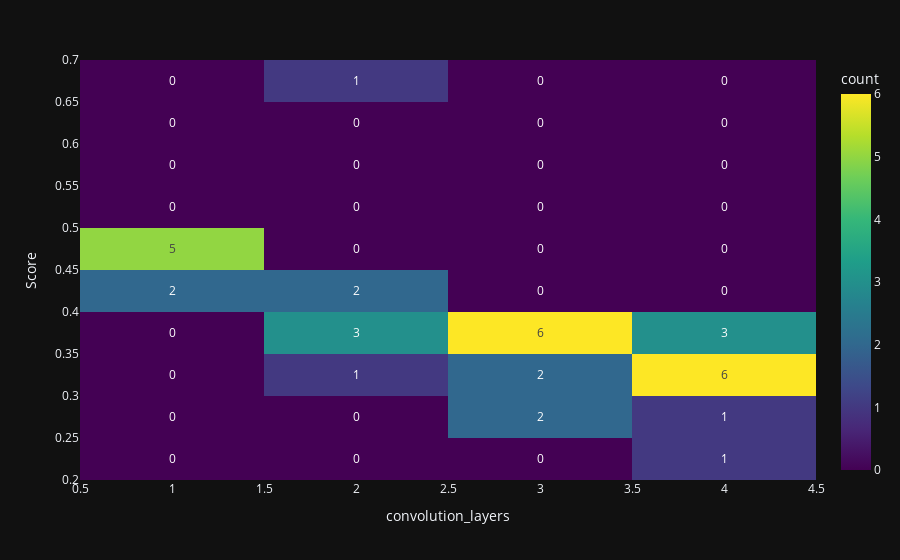

Notebook code for this chart:
### Code cell
import plotly.express as px

fig = px.density_heatmap(hyperparameters_frame, x="convolution_layers", y="Score",
                         nbinsx=4, nbinsy=20, color_continuous_scale="Viridis", text_auto=True)
fig.show()

### Figure 1 — Plotly figure (JSON) as saved in the notebook; plotly's stock layout.template omitted (floating-point values rounded to 4 significant figures)
{"data": [{"coloraxis": "coloraxis", "hovertemplate": "convolution_layers=%{x}<br>Score=%{y}<br>count=%{z}<extra></extra>", "name": "", "nbinsx": 4, "nbinsy": 20, "texttemplate": "%{z}", "x": [4, 4, 3, 3, 4, 4, 3, 4, 2, 4, 4, 3, 4, 4, 2, 2, 3, 4, 2, 3, 4, 3, 3, 3, 3, 2, 2, 1, 1, 1, 1, 1, 1, 1, 2, 2, 2, 1, 1, 1], "xaxis": "x", "xbingroup": "x", "y": [0.2314, 0.2768, 0.2975, 0.2998, 0.3214, 0.326, 0.3264, 0.3267, 0.3337, 0.3339, 0.3379, 0.3401, 0.3428, 0.3514, 0.3524, 0.3622, 0.3634, 0.366, 0.3661, 0.3695, 0.3714, 0.3726, 0.3745, 0.3913, 0.3941, 0.4001, 0.416, 0.4256, 0.4311, 0.4575, 0.4706, 0.4775, 0.4898, 0.4998, 0.66, null, null, null, null, null], "yaxis": "y", "ybingroup": "y", "type": "histogram2d"}], "layout": {"xaxis": {"anchor": "y", "domain": [0.0, 1.0], "title": {"text": "convolution_layers"}}, "yaxis": {"anchor": "x", "domain": [0.0, 1.0], "title": {"text": "Score"}}, "coloraxis": {"colorbar": {"title": {"text": "count"}}, "colorscale": [[0.0, "#440154"], [0.1111, "#482878"], [0.2222, "#3e4989"], [0.3333, "#31688e"], [0.4444, "#26828e"], [0.5556, "#1f9e89"], [0.6667, "#35b779"], [0.7778, "#6ece58"], [0.8889, "#b5de2b"], [1.0, "#fde725"]]}, "legend": {"tracegroupgap": 0}, "margin": {"t": 60}}}
